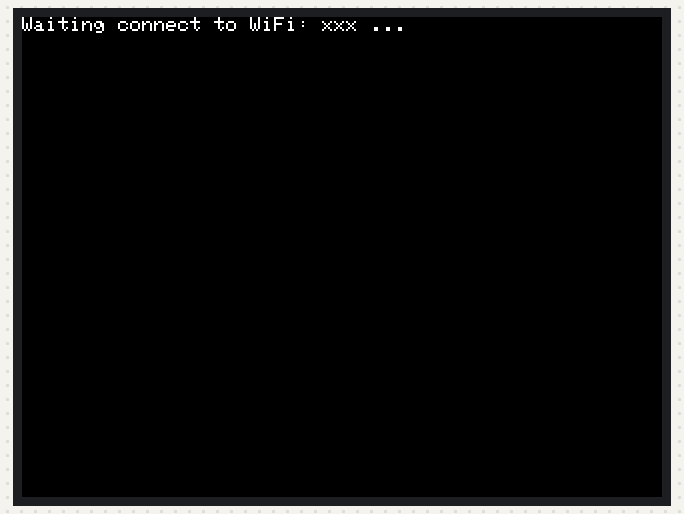
Recording of a sketch running on a simulated ESP32. Shown: 320×240 colour display. WiFi joins after 1.5 s; servers stay silent unless stated; uploads are accepted with an empty reply.

Above: at 0.2 s.
At 1.7 s:
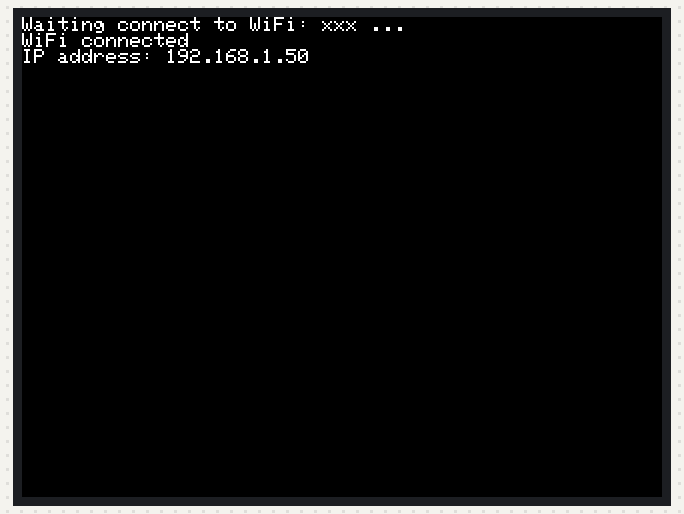
At 2.5 s:
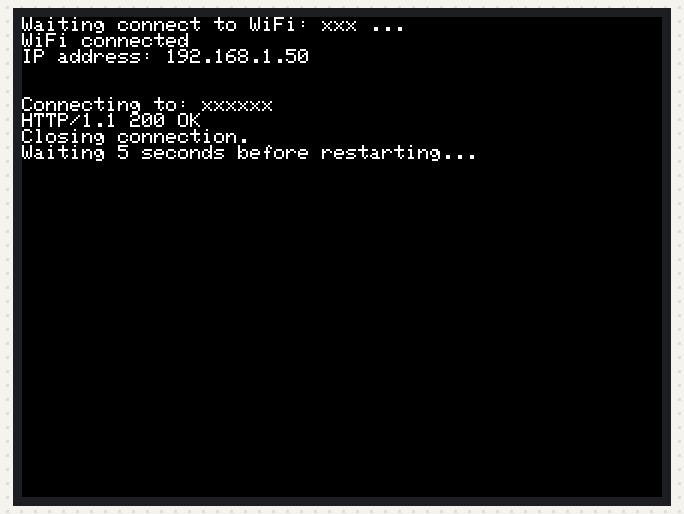

The sketch:

TCPClient.ino
```cpp
#include <M5Stack.h>
#include <WiFi.h>
#include <WiFiMulti.h>

const char *ssid     = "xxx";
const char *password = "xxx";
WiFiMulti WiFiMulti;

void setup() {
    int sum = 0;
    M5.begin();        // Init M5Core.
    M5.Power.begin();  // Init power
    WiFiMulti.addAP(ssid, password);  // Add wifi configuration information.
    M5.lcd.printf("Waiting connect to WiFi: %s ...", ssid);  // Serial port output format string.
    while (WiFiMulti.run() !=WL_CONNECTED) {  // If the connection to wifi is not established successfully.
        M5.lcd.print(".");
        delay(1000);
        sum += 1;
        if (sum == 8) M5.lcd.print("Conncet failed!");
    }
    M5.lcd.println("\nWiFi connected");
    M5.lcd.print("IP address: ");
    M5.lcd.println(WiFi.localIP());  // The serial port outputs the IP address of the M5Core.
    delay(500);
}

void loop() {
    M5.lcd.setCursor(0, 40);
    const char *host = "xxxxxx";  // Set the IP address or DNS of the TCP server.
    const uint16_t port = 80;  // The port of the TCP server is specified.

    M5.lcd.printf("Connecting to: %s\n", host);
    WiFiClient client;
    if (!client.connect(host,port)) {  // Connect to the server. 0 is returned if the connection fails.
        M5.lcd.print("Connection failed.\nWaiting 5 seconds before retrying...\n");
        delay(5000);
        return;
    }
    // send an arbitrary string to the server.
    client.print("Send this data to the server");
    // send a basic document request to the server.
    client.print("GET /index.html HTTP/1.1\n\n");
    int maxloops = 0;

    // wait for the server's reply to become available
    while (!client.available() && maxloops < 1000) {
        maxloops++;
        delay(1);
    }
    if (client.available() > 0) {  // Detects whether data is received.
        String line = client.readStringUntil('\r');  // Read information from data received by the device until \r is read.
        M5.lcd.println(line);  // String received by serial port output.
    }
    else
        M5.lcd.println("client.available() timed out ");

    M5.lcd.println("Closing connection.");
    client.stop();
    M5.lcd.println("Waiting 5 seconds before restarting...");
    delay(5000);
    M5.lcd.fillRect(0, 40, 320, 220, BLACK);
}
```

Measured:
- by itself, everything shown: repeats every 5.3 s, in 3 steps
- what the display in image 1 shows lasts 0.5 s, from 1.7 s to 2.2 s
- what the display in image 2 shows lasts 5.0 s, from 2.4 s to 7.4 s
